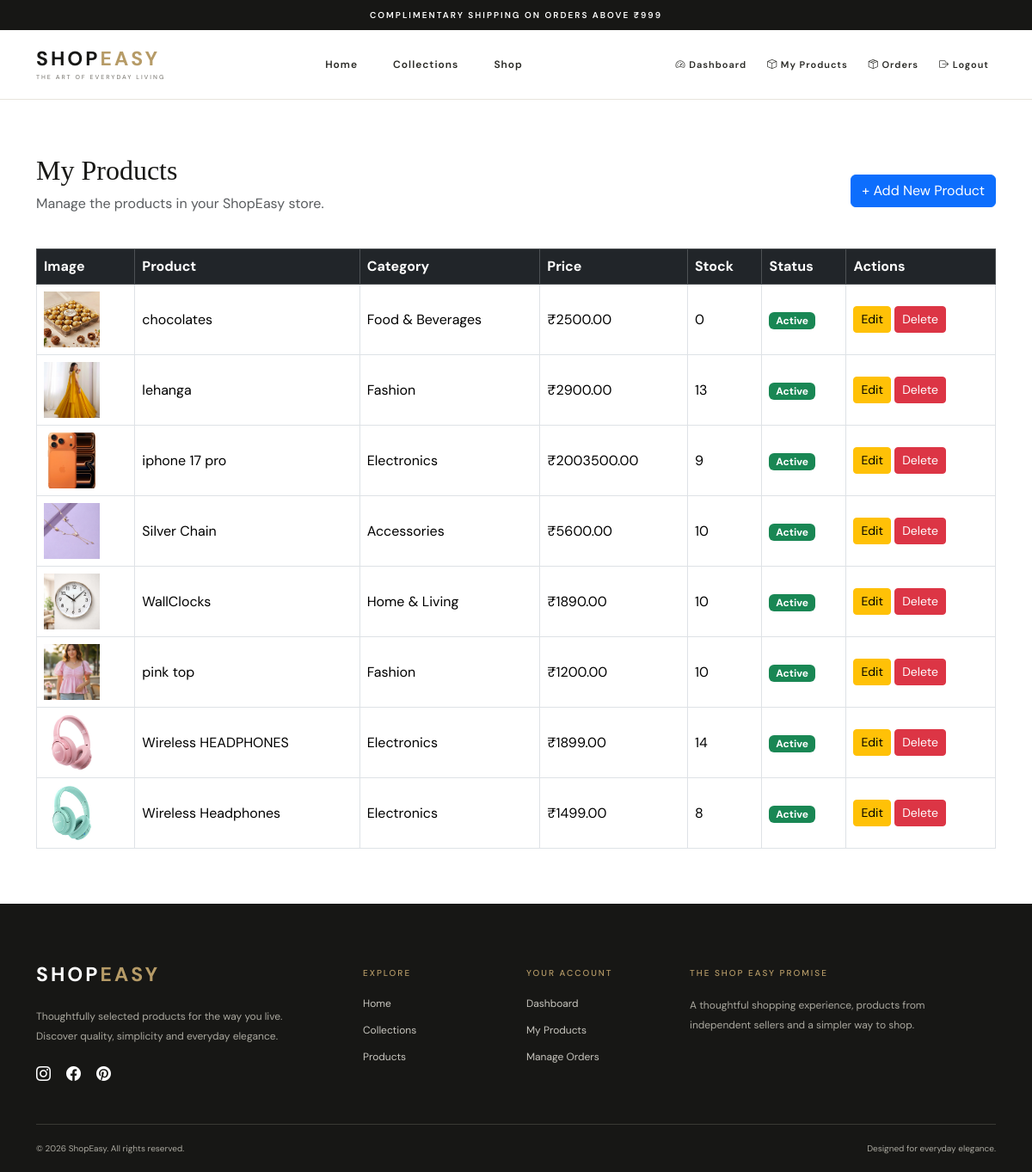
Screenshot of /seller/products/ (signed in) with the database file from the repository.
### store/models.py (models this page shows, shortened)
class Product(models.Model):
    seller = models.ForeignKey(
        settings.AUTH_USER_MODEL,
        on_delete=models.CASCADE,
        related_name='products'
    )
    category = models.ForeignKey(
        Category,
        on_delete=models.SET_NULL,
        null=True,
        related_name='products'
    )
    name = models.CharField(max_length=200)
    description = models.TextField()
    price = models.DecimalField(
        max_digits=10,
        decimal_places=2
    )
    stock = models.PositiveIntegerField(default=0)
    image = models.ImageField(
        upload_to='products/',
        blank=True,
        null=True
    )
    is_active = models.BooleanField(default=True)
    created_at = models.DateTimeField(auto_now_add=True)
    class Meta:
        ordering = ['-created_at']

class Category(models.Model):
    name = models.CharField(max_length=100, unique=True)
    description = models.TextField(blank=True)
    created_at = models.DateTimeField(auto_now_add=True)
    class Meta:
        verbose_name_plural = 'Categories'
        ordering = ['name']
    def __str__(self):
        return self.name

### store/views.py (the view)
@seller_required
def seller_products(request):
    products = Product.objects.filter(
        seller=request.user
    ).select_related('category')
    return render(
        request,
        'store/seller_products.html',
        {'products': products}
    )

### store/views.py (called while the page is built)
def seller_required(view_func):
    @login_required
    @wraps(view_func)
    def wrapper(request, *args, **kwargs):
        if request.user.role != 'seller':
            raise PermissionDenied
        return view_func(request, *args, **kwargs)
    return wrapper

### templates/store/seller_products.html
{% extends 'base.html' %}
{% block content %}
<div class="container py-5">
    <div class="d-flex justify-content-between align-items-center mb-4">
        <div>
            <h2>My Products</h2>
            <p class="text-muted">
                Manage the products in your ShopEasy store.
            </p>
        </div>
        <a href="{% url 'add_product' %}"
           class="btn btn-primary">
            + Add New Product
        </a>
    </div>
    {% if products %}
    <div class="table-responsive">
        <table class="table table-bordered table-hover align-middle">
            <thead class="table-dark">
                <tr>
                    <th>Image</th>
                    <th>Product</th>
                    <th>Category</th>
                    <th>Price</th>
                    <th>Stock</th>
                    <th>Status</th>
                    <th>Actions</th>
                </tr>
            </thead>
            <tbody>
                {% for product in products %}
                <tr>
                    <td>
                        {% if product.image %}
                            <img src="{{ product.image.url }}"
                                 width="65"
                                 height="65"
                                 style="object-fit: cover;">
                        {% else %}
                            No image
                        {% endif %}
                    </td>
                    <td>{{ product.name }}</td>
                    <td>
                        {{ product.category|default:"Uncategorized" }}
                    </td>
                    <td>₹{{ product.price }}</td>
                    <td>{{ product.stock }}</td>
                    <td>
                        {% if product.is_active %}
                            <span class="badge bg-success">
                                Active
                            </span>
                        {% else %}
                            <span class="badge bg-secondary">
                                Inactive
                            </span>
                        {% endif %}
                    </td>
                    <td>
                        <a href="{% url 'edit_product' product.id %}"
                           class="btn btn-sm btn-warning">
                            Edit
                        </a>
                        <a href="{% url 'delete_product' product.id %}"
                           class="btn btn-sm btn-danger">
                            Delete
                        </a>
                    </td>
                </tr>
                {% endfor %}
            </tbody>
        </table>
    </div>
    {% else %}
        <div class="alert alert-info">
            You haven't added any products yet.
            Click Add New Product to get started.
        </div>
    {% endif %}
</div>
{% endblock %}

### templates/base.html (shortened to what this page needs)
{% load static %}
<!DOCTYPE html>
<html lang="en">
<head>
    <link href="https://cdn.jsdelivr.net/npm/bootstrap@5.3.3/dist/css/bootstrap.min.css"
          rel="stylesheet">
    <link rel="stylesheet"
          href="https://cdn.jsdelivr.net/npm/bootstrap-icons@1.11.3/font/bootstrap-icons.min.css">
    <link rel="stylesheet" href="{% static 'css/style.css' %}">
</head>
<body>
<div class="announcement-bar">
    <p>COMPLIMENTARY SHIPPING ON ORDERS ABOVE ₹999</p>
</div>
<nav class="navbar navbar-expand-lg luxury-navbar sticky-top">
    <div class="container">
        <a class="navbar-brand luxury-brand" href="{% url 'home' %}">
            SHOP<span>EASY</span>
            <small>THE ART OF EVERYDAY LIVING</small>
        </a>
        <div class="collapse navbar-collapse" id="mainNavbar">
            <div class="navbar-nav mx-auto luxury-nav-links">
                <a class="nav-link" href="{% url 'home' %}">
                    Home
                </a>
                <a class="nav-link" href="{% url 'home' %}#categories">
                    Collections
                </a>
                <a class="nav-link" href="{% url 'home' %}#products">
                    Shop
                </a>
            </div>
            <div class="navbar-nav luxury-account-links align-items-lg-center">
                {% if user.is_authenticated %}
                    {% if user.role == 'buyer' %}
                        <a class="nav-link"
                           href="{% url 'buyer_dashboard' %}">
                            <i class="bi bi-person-circle"></i>
                            Account
                        </a>
                        <a class="nav-link"
                           href="{% url 'cart' %}">
                            <i class="bi bi-bag"></i>
                            Cart
                        </a>
                        <a class="nav-link"
                           href="{% url 'buyer_orders' %}">
                            <i class="bi bi-box-seam"></i>
                            My Orders
                        </a>
                    {% elif user.role == 'seller' %}
                        <a class="nav-link"
                           href="{% url 'seller_dashboard' %}">
                            <i class="bi bi-speedometer2"></i>
                            Dashboard
                        </a>
                        <a class="nav-link"
                           href="{% url 'seller_products' %}">
                            <i class="bi bi-box"></i>
                            My Products
                        </a>
                        <a class="nav-link"
                           href="{% url 'seller_orders' %}">
                            <i class="bi bi-box-seam"></i>
                            Orders
                        </a>
                    {% endif %}
                    <form method="POST"
                          action="{% url 'logout' %}"
                          class="d-inline">
                        <button type="submit" class="logout-link">
                            <i class="bi bi-box-arrow-right"></i>
                            Logout
                        </button>
                    </form>
                {% endif %}
            </div>
        </div>
    </div>
</nav>
<main>
    <div class="container message-container">
    </div>
    {% block content %}
    {% endblock %}
</main>
<footer class="luxury-footer">
    <div class="container">
        <div class="row gy-4">
            <div class="col-lg-4">
                <a href="{% url 'home' %}" class="footer-brand">
                    SHOP<span>EASY</span>
                </a>
                <p class="footer-description">
                    Thoughtfully selected products for the way you live.
                    Discover quality, simplicity and everyday elegance.
                </p>
                <div class="social-links">
                    <a href="#" aria-label="Instagram">
                        <i class="bi bi-instagram"></i>
                    </a>
                    <a href="#" aria-label="Facebook">
                        <i class="bi bi-facebook"></i>
                    </a>
                    <a href="#" aria-label="Pinterest">
                        <i class="bi bi-pinterest"></i>
                    </a>
                </div>
            </div>
            <div class="col-6 col-lg-2">
                <h6>EXPLORE</h6>
                <a href="{% url 'home' %}">Home</a>
                <a href="{% url 'home' %}#categories">
                    Collections
                </a>
                <a href="{% url 'home' %}#products">
                    Products
                </a>
            </div>
            <div class="col-6 col-lg-2">
                <h6>YOUR ACCOUNT</h6>
                {% if user.is_authenticated %}
                    {% if user.role == 'buyer' %}
                        <a href="{% url 'buyer_dashboard' %}">
                            My Account
                        </a>
                        <a href="{% url 'buyer_orders' %}">
                            My Orders
                        </a>
                        <a href="{% url 'cart' %}">
                            My Cart
                        </a>
                    {% elif user.role == 'seller' %}
                        <a href="{% url 'seller_dashboard' %}">
                            Dashboard
                        </a>
                        <a href="{% url 'seller_products' %}">
                            My Products
                        </a>
                        <a href="{% url 'seller_orders' %}">
                            Manage Orders
                        </a>
                    {% endif %}
                {% endif %}
            </div>
            <div class="col-lg-4">
                <h6>THE SHOP EASY PROMISE</h6>
                <p class="footer-description">
                    A thoughtful shopping experience, products from
                    independent sellers and a simpler way to shop.
                </p>
            </div>
        </div>
        <div class="footer-bottom">
            <p class="mb-0">
                © 2026 ShopEasy. All rights reserved.
            </p>
            <p class="mb-0">
                Designed for everyday elegance.
            </p>
        </div>
    </div>
</footer>
</body>
</html>

### static/css/style.css (style rules this page uses)
:root { --ivory: #f8f6f1; --white: #ffffff; --black: #171715; --charcoal: #292925; --gold: #b69b67; --muted: #85837d; --border: #e8e4dc; --soft: #eeece6; }
* { box-sizing: border-box; }
html { scroll-behavior: smooth; scroll-padding-top: 100px; }
body { margin: 0; background: var(--white); color: var(--black); font-family: 'DM Sans', sans-serif; }
a { text-decoration: none; }
button, input { font-family: inherit; }
h1, h2, h3, h4, h5 { font-family: 'Playfair Display', Georgia, serif; }
.announcement-bar { background: var(--black); color: white; text-align: center; padding: 10px 15px; }
.announcement-bar p { margin: 0; font-size: 10px; letter-spacing: 2px; font-weight: 600; }
.luxury-navbar { background: rgba(255, 255, 255, 0.97); border-bottom: 1px solid var(--border); padding: 17px 0; }
.luxury-brand { color: var(--black); font-family: 'DM Sans', sans-serif; font-size: 23px; font-weight: 700; letter-spacing: 3px; line-height: 1; }
.luxury-brand span, .footer-brand span { color: var(--gold); }
.luxury-brand small { display: block; font-size: 7px; letter-spacing: 2px; margin-top: 6px; color: var(--muted); font-weight: 500; }
.luxury-nav-links { gap: 25px; }
.luxury-navbar .nav-link { color: var(--charcoal); font-size: 12px; font-weight: 600; letter-spacing: 1px; transition: 0.25s; }
.luxury-account-links { gap: 8px; }
.luxury-account-links .nav-link { font-size: 11px; }
.logout-link { background: none; border: none; color: var(--charcoal); font-size: 11px; font-weight: 600; letter-spacing: 1px; padding: 8px; }
.message-container { padding-top: 15px; }
.luxury-footer { background: var(--black); color: white; padding: 65px 0 0; }
.footer-brand { display: inline-block; font-size: 23px; color: white; font-weight: 700; letter-spacing: 3px; margin-bottom: 20px; }
.footer-description { max-width: 310px; color: #aaa89f; font-size: 12px; line-height: 1.9; }
.luxury-footer h6 { color: var(--gold); font-size: 10px; letter-spacing: 2px; margin: 10px 0 20px; }
.luxury-footer .col-lg-2 a { display: block; color: #c8c6bf; font-size: 12px; margin-bottom: 13px; transition: 0.2s; }
.social-links { display: flex; gap: 18px; margin-top: 20px; }
.social-links a { color: white; font-size: 17px; transition: 0.2s; }
.footer-bottom { display: flex; justify-content: space-between; gap: 15px; border-top: 1px solid #393934; margin-top: 45px; padding: 20px 0; color: #aaa89f; font-size: 10px; }

### rows the page displays
Product: image (picture), name "chocolates", category "Food & Beverages", price "2500.00", stock "0", is_active "Active"
Product: image (picture), name "lehanga", category "Fashion", price "2900.00", stock "13", is_active "Active"
Product: image (picture), name "iphone 17 pro", category "Electronics", price "2003500.00", stock "9", is_active "Active"
Product: image (picture), name "Silver Chain", category "Accessories", price "5600.00", stock "10", is_active "Active"
Product: image (picture), name "WallClocks", category "Home & Living", price "1890.00", stock "10", is_active "Active"
Product: image (picture), name "pink top", category "Fashion", price "1200.00", stock "10", is_active "Active"
Product: image (picture), name "Wireless HEADPHONES", category "Electronics", price "1899.00", stock "14", is_active "Active"
Product: image (picture), name "Wireless Headphones", category "Electronics", price "1499.00", stock "8", is_active "Active"
